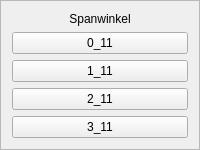
        <widget class="QFrame" name="frame_17">
         <property name="sizePolicy">
          <sizepolicy hsizetype="Ignored" vsizetype="Preferred">
           <horstretch>0</horstretch>
           <verstretch>0</verstretch>
          </sizepolicy>
         </property>
         <property name="frameShape">
          <enum>QFrame::StyledPanel</enum>
         </property>
         <property name="frameShadow">
          <enum>QFrame::Raised</enum>
         </property>
         <layout class="QVBoxLayout" name="verticalLayout_14">
          <item>
           <widget class="QLabel" name="rake_angle_l2">
            <property name="text">
             <string>Spanwinkel</string>
            </property>
            <property name="alignment">
             <set>Qt::AlignCenter</set>
            </property>
            <property name="wordWrap">
             <bool>true</bool>
            </property>
           </widget>
          </item>
          <item>
           <widget class="QPushButton" name="pushButton_45">
            <property name="sizePolicy">
             <sizepolicy hsizetype="Preferred" vsizetype="Preferred">
              <horstretch>0</horstretch>
              <verstretch>0</verstretch>
             </sizepolicy>
            </property>
            <property name="text">
             <string>0_11</string>
            </property>
           </widget>
          </item>
          <item>
           <widget class="QPushButton" name="pushButton_46">
            <property name="sizePolicy">
             <sizepolicy hsizetype="Preferred" vsizetype="Preferred">
              <horstretch>0</horstretch>
              <verstretch>0</verstretch>
             </sizepolicy>
            </property>
            <property name="text">
             <string>1_11</string>
            </property>
           </widget>
          </item>
          <item>
           <widget class="QPushButton" name="pushButton_47">
            <property name="sizePolicy">
             <sizepolicy hsizetype="Preferred" vsizetype="Preferred">
              <horstretch>0</horstretch>
              <verstretch>0</verstretch>
             </sizepolicy>
            </property>
            <property name="text">
             <string>2_11</string>
            </property>
           </widget>
          </item>
          <item>
           <widget class="QPushButton" name="pushButton_48">
            <property name="sizePolicy">
             <sizepolicy hsizetype="Preferred" vsizetype="Preferred">
              <horstretch>0</horstretch>
              <verstretch>0</verstretch>
             </sizepolicy>
            </property>
            <property name="text">
             <string>3_11</string>
            </property>
           </widget>
          </item>
         </layout>
        </widget>
